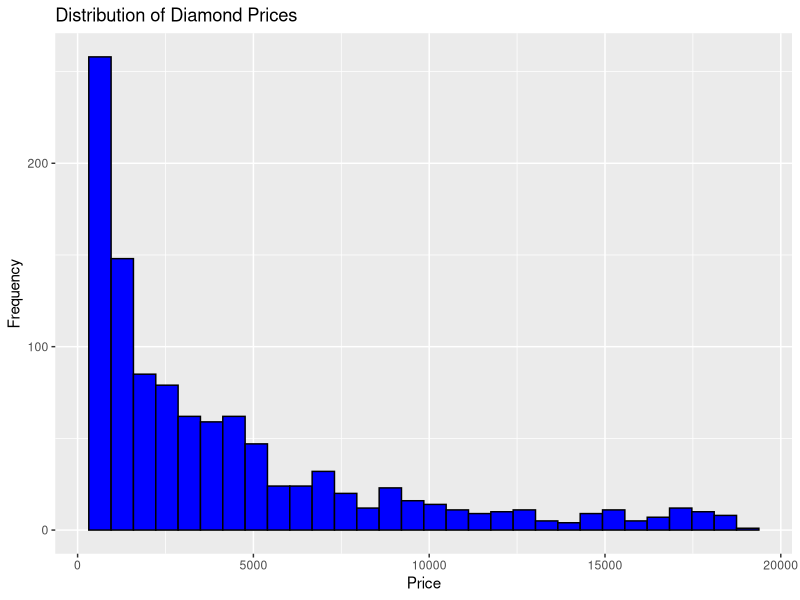
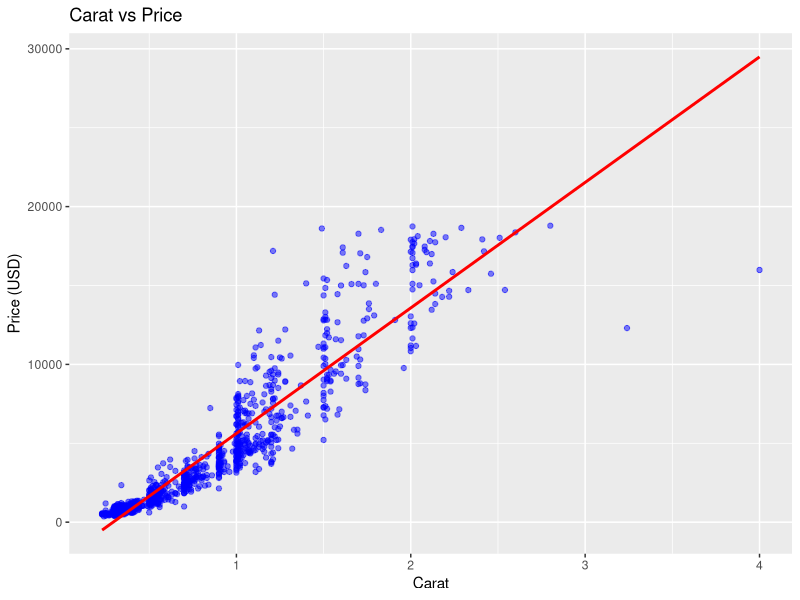
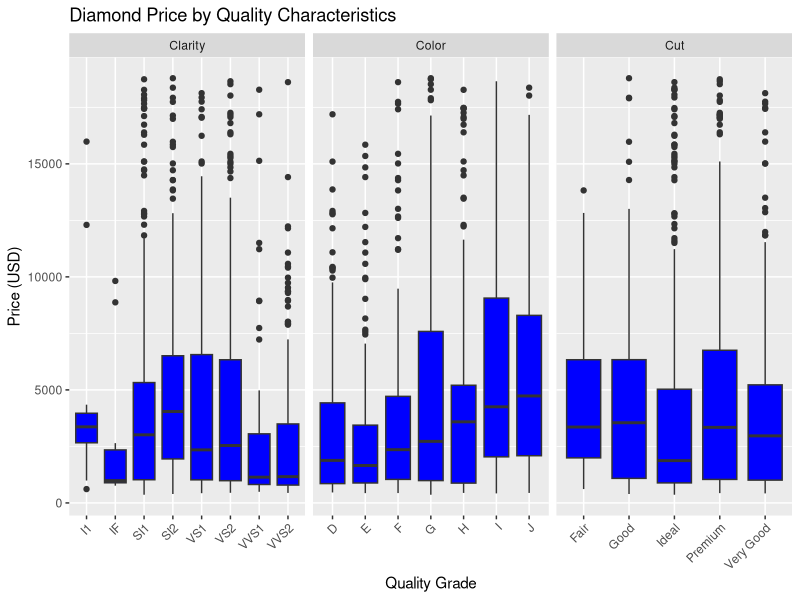
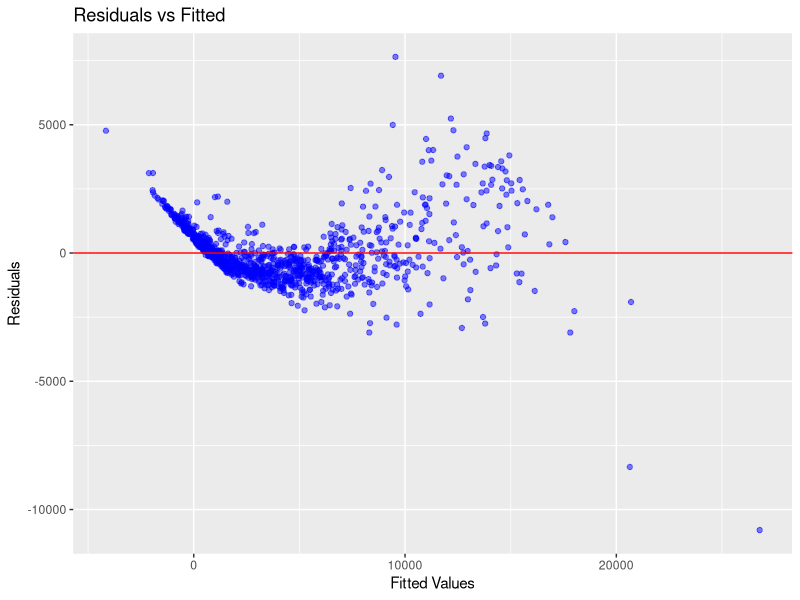
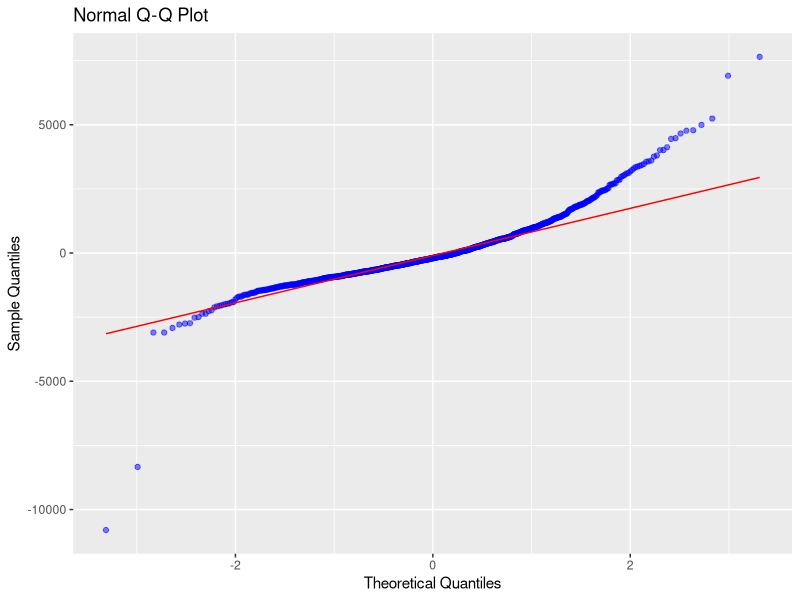

Recreate these plots in R, in order.
## ---- chunk 1
# Hide R code, warnings, and package messages in the final report
knitr::opts_chunk$set(
  echo = FALSE,
  warning = FALSE,
  message = FALSE
)
## ---- chunk 2
diamonds <- read.csv("diamonds.csv")
dim(diamonds)
head(diamonds)
str(diamonds)
## ---- chunk 3
# check if any diamond has z = 0
diamonds[diamonds$z == 0, ]
## ---- chunk 4

# Graph 1: Histogram of Diamond Prices
# This graph shows the distribution of diamond prices.

library(ggplot2)

ggplot(diamonds, aes(x = price)) +
  geom_histogram(bins = 30, fill = "blue", color = "black") +
  labs(title = "Distribution of Diamond Prices",
       x = "Price",
       y = "Frequency")
## ---- chunk 5

# Graph 2: Scatter Plot of Carat vs Price
# Each point represents one diamond.
# The red line shows the fitted linear trend.

ggplot(diamonds, aes(x = carat, y = price)) +
  geom_point(color = "blue", alpha = 0.5) +
  geom_smooth(method = "lm", se = FALSE, color = "red") +
  labs(title = "Carat vs Price",
       x = "Carat",
       y = "Price (USD)")
## ---- chunk 6
# Graph 3: Diamond Price by Quality Characteristics
# This graph combines Cut, Color, and Clarity boxplots.
# Each panel represents a different quality characteristic.
# Compare price distributions across quality grades.

# Combine the three quality variables into one dataset
quality_data <- data.frame(
  price = rep(diamonds$price, 3),
  grade = c(diamonds$cut, diamonds$color, diamonds$clarity),
  type = rep(c("Cut", "Color", "Clarity"),
             each = nrow(diamonds))
)

# Create three boxplots in one figure
ggplot(quality_data, aes(x = grade, y = price)) +
  geom_boxplot(fill = "blue") +
  facet_wrap(~ type, scales = "free_x", nrow = 1) +
  labs(title = "Diamond Price by Quality Characteristics",
       x = "Quality Grade",
       y = "Price (USD)") +
  theme(axis.text.x = element_text(angle = 45, hjust = 1))
## ---- chunk 7
# Model 1: Initial Multiple Linear Regression.

# Convert variables into factors
diamonds$cut <- factor(diamonds$cut)
diamonds$color <- factor(diamonds$color)
diamonds$clarity <- factor(diamonds$clarity)

# Fit the initial MLR
model1 <- lm(price ~ carat + cut + color + clarity + depth + table,
             data = diamonds)

# Rregression results
summary(model1)
## ---- chunk 8
# This table shows the overall fit of our initial model.
# Use R-squared and adjusted R-squared to evaluate model fit.
# Residual standard error measures the size of the residuals.

model_summary <- summary(model1)

results <- data.frame(
  Statistic = c("R-squared",
                "Adjusted R-squared",
                "Residual Standard Error"),
  Value = c(round(model_summary$r.squared, 4),
            round(model_summary$adj.r.squared, 4),
            round(model_summary$sigma, 2))
)

knitr::kable(results)
## ---- chunk 9
# Graph 6: Residuals vs Fitted
# X-axis: Predicted diamond prices
# Y-axis: Residuals (actual price - predicted price)
# We use this graph to check linearity and constant variance.

# Get fitted values and residuals from Model 1
res_data <- data.frame(
  fitted = fitted(model1),
  residuals = resid(model1)
)

# Plot residuals against fitted values
ggplot(res_data, aes(x = fitted, y = residuals)) +
  geom_point(color = "blue", alpha = 0.5) +
  geom_hline(yintercept = 0, color = "red") +
  labs(title = "Residuals vs Fitted",
       x = "Fitted Values",
       y = "Residuals")
## ---- chunk 10
# Graph 7: Normal Q-Q Plot
# X-axis: Theoretical normal quantiles
# Y-axis: Sample quantiles of residuals
# We use this graph to check the normality of residuals.

# Plot the residual quantiles
ggplot(res_data, aes(sample = residuals)) +
  stat_qq(color = "blue", alpha = 0.5) +
  stat_qq_line(color = "red") +
  labs(title = "Normal Q-Q Plot",
       x = "Theoretical Quantiles",
       y = "Sample Quantiles")
